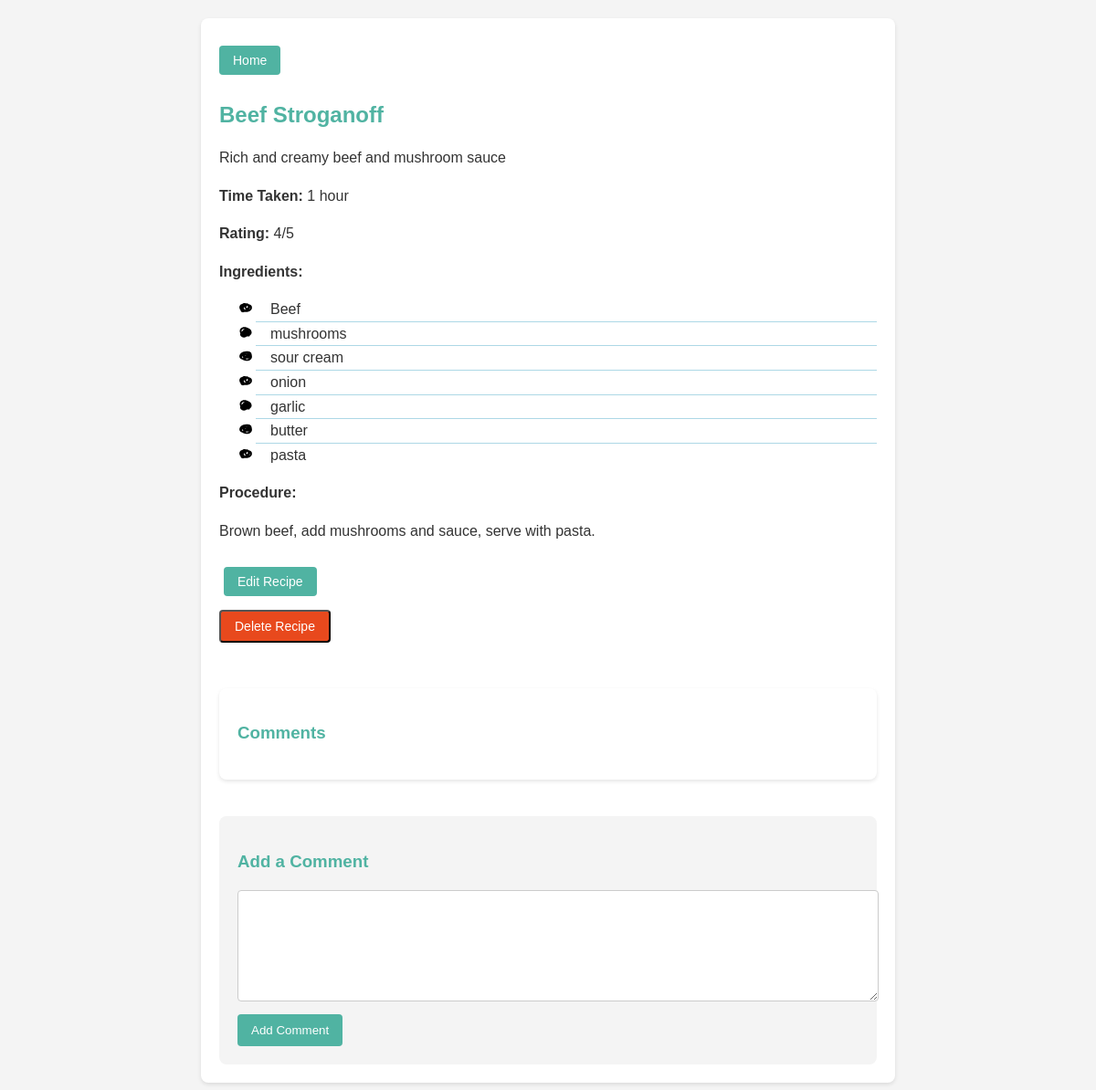
The page /5 on the database its author committed.
### tables this page shows
CREATE TABLE recipes (
        id INTEGER PRIMARY KEY AUTOINCREMENT,
        title TEXT NOT NULL,
        description TEXT NOT NULL,
        procedure TEXT,
        rating INTEGER,
        time_taken TEXT,
        ingredients TEXT
    );

### app.py (the view)
@app.route('/<int:id>', methods=['GET', 'POST'])
def recipe(id):
    conn = get_db_connection()
    recipe = conn.execute('SELECT * FROM recipes WHERE id = ?', (id,)).fetchone()
    if request.method == 'POST':
        comment = request.form['comment']
        conn.execute('INSERT INTO comments (recipe_id, comment) VALUES (?, ?)', (id, comment))
        conn.commit()
    comments = conn.execute('SELECT * FROM comments WHERE recipe_id = ?', (id,)).fetchall()
    conn.close()
    return render_template('recipe.html', recipe=recipe, comments=comments)

### app.py (called while the page is built)
def get_db_connection():
    conn = sqlite3.connect('database.db')
    conn.row_factory = sqlite3.Row
    return conn

### templates/recipe.html (shortened to what this page needs)
<!DOCTYPE html>
<html>
<head>
    <link rel="stylesheet" type="text/css" href="{{ url_for('static', filename='style.css') }}">
</head>
<body>
    <div class="recipe-details">
        <a href="{{ url_for('index') }}" class="home-button">Home</a>
        <h2>{{ recipe['title'] }}</h2>
        <p>{{ recipe['description'] }}</p>
        <p><strong>Time Taken:</strong> {{ recipe['time_taken'] }}</p>
        <p><strong>Rating:</strong> {{ recipe['rating'] }}/5</p>
        <p><strong>Ingredients:</strong></p>
        <ul>
            {% for ingredient in recipe['ingredients'].split(',') %}
                <li>{{ ingredient.strip() }}</li>
            {% endfor %}
        </ul>
        <p><strong>Procedure:</strong></p>
        <p>{{ recipe['procedure'] }}</p>
        <a href="{{ url_for('edit', id=recipe['id']) }}" class="edit-button">Edit Recipe</a>
<form action="{{ url_for('delete', id=recipe['id']) }}" method="post" onsubmit="return confirm('Are you sure you want to delete this recipe?');">
    <input type="submit" value="Delete Recipe" class="delete-button">
</form>
        <div class="comments-section">
            <h3>Comments</h3>
        </div>
        <div class="add-comment-form">
            <h3>Add a Comment</h3>
            <form method="post">
                <textarea name="comment" id="comment" required></textarea>
                <input type="submit" value="Add Comment">
            </form>
        </div>
    </div>
</body>
</html>

### static/style.css (style rules this page uses)
body { font-family: 'Arial', sans-serif; background-color: #f4f4f4; margin: 0; padding: 0; color: #333; }
.recipe-details { background: white; padding: 20px; margin-top: 20px; border-radius: 8px; box-shadow: 0 2px 4px rgba(0, 0, 0, 0.1); }
.recipe-details h2 { color: #50b3a2; margin-bottom: 20px; }
.recipe-details p { line-height: 1.6; }
.comments-section { background: white; padding: 20px; margin-top: 20px; border-radius: 8px; box-shadow: 0 2px 4px rgba(0, 0, 0, 0.1); }
.add-comment-form textarea { width: 100%; padding: 10px; margin-bottom: 10px; border: 1px solid #ddd; border-radius: 4px; height: 100px; }
.add-comment-form input[type="submit"] { background: #50b3a2; color: white; border: none; padding: 10px 15px; border-radius: 4px; cursor: pointer; }
.recipe-details h2, .recipe-details h3 { color: #50b3a2; margin-bottom: 20px; }
.comments-section { margin-top: 40px; }
.add-comment-form { margin-top: 40px; }
.add-comment-form h3 { color: #50b3a2; margin-bottom: 20px; }
.add-comment-form textarea { width: 100%; padding: 10px; margin-bottom: 20px; border: 1px solid #ddd; border-radius: 4px; height: 100px; }
.recipe-details { background: white; padding: 20px; margin: 20px auto; width: 60%; border-radius: 8px; box-shadow: 0 2px 4px rgba(0,0,0,0.1); }
.recipe-details p, .recipe-details ul { line-height: 1.6; }
.add-comment-form { margin-top: 40px; padding: 20px; background: #f4f4f4; border-radius: 8px; }
.add-comment-form h3 { color: #50b3a2; }
.add-comment-form textarea { width: 100%; padding: 10px; border: 1px solid #ccc; border-radius: 4px; height: 100px; margin-bottom: 10px; }
.add-button, .edit-button { display: inline-block; background: #50b3a2; color: white; padding: 5px 10px; margin: 5px; text-decoration: none; border-radius: 4px; }
.edit-button { display: inline-block; background: #50b3a2; color: white; padding: 8px 15px; margin-top: 10px; text-decoration: none; border-radius: 4px; font-size: 14px; }
.home-button { display: inline-block; background: #50b3a2; color: white; padding: 8px 15px; margin: 10px 0; text-decoration: none; border-radius: 4px; font-size: 14px; }
.delete-button { display: inline-block; background: #e8491d; color: white; padding: 8px 15px; margin: 10px 0; text-decoration: none; border-radius: 4px; font-size: 14px; }
li { padding: 0 0 0 1rem; }
li:not(:last-child) { border-bottom: 1px solid lightblue; }
li:first-child { margin-top: 1rem; }
li:last-child { margin-bottom: 1rem; }
::marker { ' '; }
li:nth-child(3n)::marker { ' '; }
li:nth-child(3n - 1)::marker { ' '; }

### rows shown on the page
recipes: title "Beef Stroganoff", description "Rich and creamy beef and mushroom sauce", time_taken "1 hour", rating "4", procedure "Brown beef, add mushrooms and sauce, serve with pasta."

### other values the page prints
{{ ingredient.strip() }} "Beef" "mushrooms" "sour cream" "onion" "garlic" "butter" "pasta"
